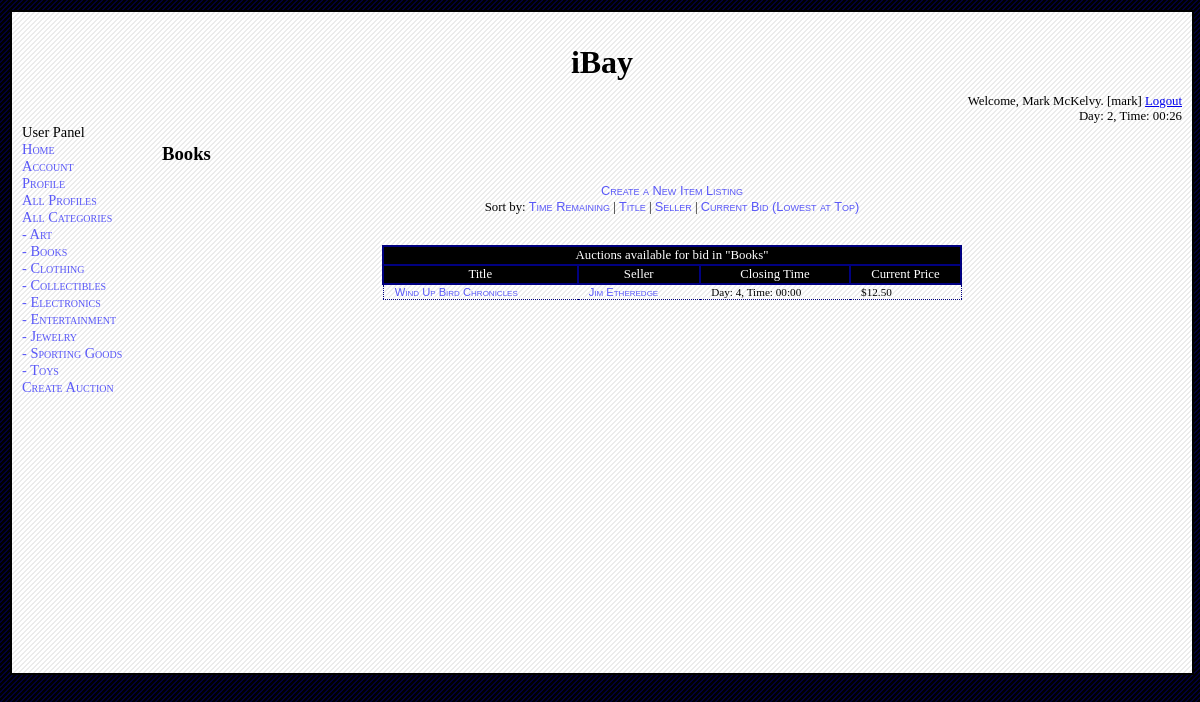
Before: /source/category.php?view=Books (signed in) with the older database file.
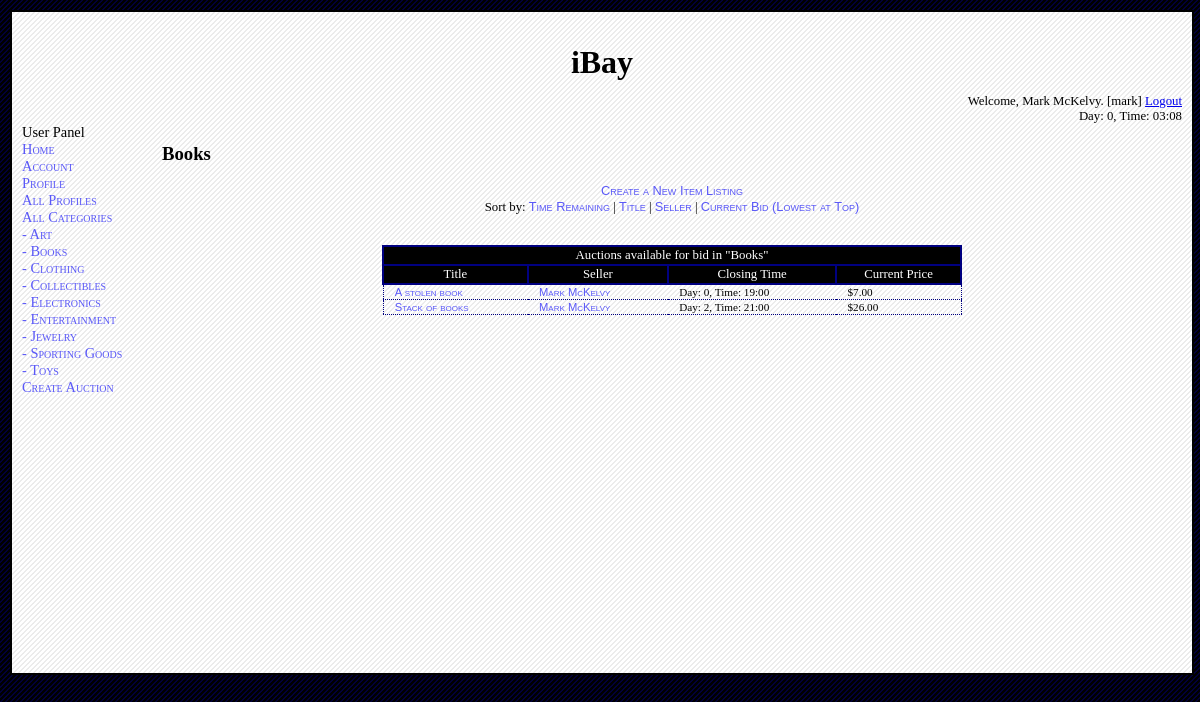
After: the same page with the newer database file.
### tables this page shows
CREATE TABLE `item_listing` (
  `title` varchar(50) NOT NULL default '',
  `seller` varchar(50) NOT NULL default '',
  `category` varchar(30) NOT NULL default '',
  `end_day` int(5) NOT NULL default '0',
  `end_hour` int(2) NOT NULL default '0',
  `end_minute` int(2) NOT NULL default '0',
  `description` varchar(250) default NULL,
  `shipping_cost` float(7,2) default NULL,
  `shipping_method` varchar(100) default NULL,
  `starting_price` float(7,2) default NULL,
  `current_price` float(7,2) default NULL,
  `picture` varchar(100) default NULL,
  `buyer` varchar(50) default NULL,
  `buyerfeedbackforseller_description` varchar(250) default NULL,
  `buyerfeedbackforseller_rating` int(2) default NULL,
  `sellerfeedbackforbuyer_description` varchar(250) default NULL,
  PRIMARY KEY  (`title`,`seller`,`category`,`end_day`,`end_hour`,`end_minute`),
  KEY `seller` (`seller`)
);

### source/dbinfo.php (called while the page is built, shortened)
<?php
class dbinfo_t
{
	var $debug;
	function init ()
	{
		$this->debug = true;
	}
	function query ($q)
	{
		if ($this->debug)
			$result = mysql_query ($q) or die ('BAD QUERY: '.mysql_error ());
		else
			$result = mysql_query ($q);
		return $result;
	}
	function logged_in ()
	{
		return isset ($_SESSION) && isset ($_SESSION['Username']);
	}
	function is_admin ()
	{
		return $this->logged_in () && $_SESSION['Admin'] == 1;
	}
	function day ()
	{
		return $_SESSION['Day'];
	}
	function hour ()
	{
		return $_SESSION['Hour'];
	}
	function minute ()
	{
		return $_SESSION['Minute'];
	}
	function get_realname ($username)
	{
		$result = $this->query ("select realname from user where username = '$username'");
		if (mysql_num_rows ($result) == 0)
			return "ERROR";
		else
		{
			$row = mysql_fetch_assoc ($result);
			return $row['realname'];
		}
	}
}
?>

### source/category.php (the view, shortened to what the changed rows need)
<?php
include_once ("common.php");
$dbinfo = new dbinfo_t ();
echo_header ($dbinfo);
$view = get ("view");
$sortby = get ("sortby");
if ($dbinfo->logged_in ())
{
	if (empty ($view))
	{
		echo h3 ("All Categories");
		echo_div ("scriptstatus");
		echo href (" itemlisting.php?mode=new", "Create a New Item Listing");
		end_div ();
		cout ("Select a category:");
		$options = "";
		$options = $options.option ("Art", "Art");
		$options = $options.option ("Books", "Books");
		$options = $options.option ("Clothing", "Clothing");
		$options = $options.option ("Collectibles", "Collectibles");
		$options = $options.option ("Electronics", "Electronics");
		$options = $options.option ("Entertainment", "Entertainment");
		$options = $options.option ("Jewelry", "Jewelry");
		$options = $options.option ("Sporting Goods", "Sporting Goods");
		$options = $options.option ("Toys", "Toys");
		echo form_begin ("$current_script?", "get");
		echo select ("view", $options);
		echo submit_input ("Select");
	}
	else
	{
		echo h3 ("$view");
		echo "<br/>Sort by: ";
		$day = $dbinfo->day ();
		$hour = $dbinfo->hour ();
		$minute = $dbinfo->minute ();
		$query = "select title, seller, end_day, end_hour, end_minute, current_price from item_listing
where	category = '$view'
AND	((end_day > $day)
	OR (end_day = $day AND end_hour > $hour)
	OR (end_day = $day AND end_hour = $hour AND end_minute >= $minute))";
		if ($sortby == "title")
		{
			$query = $query." order by title";
		}
		else if ($sortby == "seller")
		{
			$query = $query." order by seller";
		}
		else if ($sortby == "current_bid")
		{
			$query = $query." order by current_price";
		}
		else
		{
			$query = $query." order by end_day,
end_hour, end_minute";
		}
		$results_id = mysql_query($query);
		if($results_id)
		{
			if (mysql_num_rows($results_id) == 0)
			{
				echo "No data.";
			}
			else
			{
				$table = new table_common_t ();
				$table->init ("category_listing");
				echo $table->table_begin ();
				echo $table->table_head_begin ();
				echo $table->tr ($table->td_span ("Auctions available for bid in \"$view\"", "", 6));
				echo $table->tr ($table->td ("Title").
						 $table->td ("Seller").
						 $table->td ("Closing Time").
						 $table->td ("Current Price"));
				echo $table->table_head_end ();
				echo $table->table_body_begin ();
				while (list($title, $seller, $end_day, $end_hour,$end_min,
					    $curr_price) = mysql_fetch_row($results_id))
				{
					echo $table->tr ($table->td (href ("itemlisting.php?mode=view&title=$title&seller=$seller&category=$view&end_day=$end_day&end_hour=$end_hour&end_minute=$end_min", stripslashes ($title))).
							 $table->td (href ("profile.php?mode=view&username=$seller", $dbinfo->get_realname ($seller))).
							 $table->td (format_time ($end_day,
										  $end_hour, $end_minute)).
					                 $table->td ("\$$curr_price"));
				}
				echo $table->table_body_end ();
				echo $table->table_end ();
				echo "<br><br>";
			}
		}
	}
}
echo_footer ($dbinfo);
?>

### source/common.php (shortened to what the changed rows need)
<?php
include_once ("dbinfo.php");
include_once ("table_common.php");
include_once ("list_common.php");
function echo_header ($dbinfo)
{
	$dbinfo->init ();
	$dbinfo->update_all ();
	echo <<<HEREDOC
<!DOCTYPE HTML PUBLIC "-//W3C//DTD HTML 4.01//EN" "http://www.w3.org/TR/html4/strict.dtd">
<html>
<head>
<meta http-equiv="Content-Type" content="text/html; charset=iso-8859-1" />
<title>CMPS 460 DB Project</title>
<link href="style.css" rel="stylesheet" type="text/css" />
</head>
<body>
HEREDOC;
	echo_div ("container");
	echo "iBay";
	end_div ();
	$day = $dbinfo->day () + 0;
	$hour = $dbinfo->hour ();
	$minute = $dbinfo->minute ();
	if ($dbinfo->logged_in ())
	{
		$realname = $dbinfo->realname ();
		$username = $dbinfo->username ();
		$logoutlink = href ("logout.php", "Logout");
		cout ("Welcome, $realname. [$username] $logoutlink");
	}
	else
	{
		$loginlink = href ("login.php", "Login");
		$reglink= href ("registration.php", "Register");
		cout ("Welcome! $loginlink or $reglink");
	}
	echo ("Day: $day, Time: $hour:$minute");
	if ($dbinfo->logged_in ())
	{
		if ($dbinfo->is_admin ())
			$nav = "Admin Panel<br/>";
		else
			$nav = "User Panel<br/>";
		$nav = $nav.li_wrap (href ("index.php", "Home"));
		$nav = $nav.li_wrap (href ("registration.php?mode=view", "Account"));
		$nav = $nav.li_wrap (href ("profile.php", "Profile"));
		$nav = $nav.li_wrap (href ("profile.php?mode=browse", "All Profiles"));
		$nav = $nav.li_wrap (href ("category.php", "All Categories"));
		$nav = $nav.li_wrap (href ("category.php?view=Art", " - Art"));
		$nav = $nav.li_wrap (href ("category.php?view=Books", " - Books"));
		$nav = $nav.li_wrap (href ("category.php?view=Clothing", " - Clothing"));
		$nav = $nav.li_wrap (href ("category.php?view=Collectibles", " - Collectibles"));
		$nav = $nav.li_wrap (href ("category.php?view=Electronics", " - Electronics"));
		$nav = $nav.li_wrap (href ("category.php?view=Entertainment", " - Entertainment"));
		$nav = $nav.li_wrap (href ("category.php?view=Jewelry", " - Jewelry"));
		$nav = $nav.li_wrap (href ("category.php?view=Sporting Goods", " - Sporting Goods"));
		$nav = $nav.li_wrap (href ("category.php?view=Toys", " - Toys"));
		$nav = $nav.li_wrap (href ("itemlisting.php?mode=new", "Create Auction"));
		echo ul_wrap ($nav);
	}
}
function echo_footer ($dbinfo)
{
	echo <<<HEREDOC
</body>
</html>
HEREDOC;
}
function echo_div ($name)
{
	if (empty ($name))
		echo "<div>\n";
	else
		echo "<div id=\"$name\">\n";
}
function end_div ()
{
	echo "</div>\n";
}
function href ($url, $text)
{
	return "<a href=\"$url\">$text</a>";
}
function get ($key)
{
	if (isset ($_GET[$key]))
		$val = $_GET[$key];
	else
		$val = "";
	return $val;
}
function h3 ($text)
{
	return "<h3>$text</h3>\n";
}
function cout ($str)
{
	echo "$str"."<br/>\n";
}
function format_time ($day, $hour, $minute, $prefix_zeros_to_day = false)
{
	$day += 0;
	$hour += 0;
	$minute += 0;
	if ($minute < 10)
	{
		$minute = "0".$minute;
	}
	if ($hour < 10)
	{
		$hour = "0".$hour;
	}
	return "Day: $day, Time: $hour:$minute";
}
?>

### source/table_common.php (shortened to what the changed rows need)
<?php
class table_common_t
{
	var $main_class;
	function init ($main_class_)
	{
		$this->main_class = $main_class_;
		return $this->main_class;
	}
	function table_begin ()
	{
		return "<table class=\"$this->main_class\">\n";
	}
	function table_end ()
	{
		return "</table>\n";
	}
	function table_head_begin ($custom_class = "")
	{
		if (empty ($custom_class))
			return "<thead class=$this->main_class>\n";
		else
			return "<thead class=$custom_class>\n";
	}
	function table_head_end ()
	{
		return "</thead>\n";
	}
	function table_body_begin ($custom_class = "")
	{
		if (empty ($custom_class))
			return "<tbody class=$this->main_class>\n";
		else
			return "<tbody class=$custom_class>\n";
	}
	function table_body_end ()
	{
		return "</tbody>\n";
	}
	function tr ($s, $custom_class = "")
	{
		if (empty ($custom_class))
			return "\t<tr class=$this->main_class>\n\t$s\n\t</tr>\n";
		else
			return "\t<tr class=$custom_class>\n\t$s\n\t</tr>\n";
	}
	function td ($s, $custom_class = "")
	{
		return $this->td_span ($s, $custom_class);
	}
	function td_span ($s, $custom_class = "", $span = 0, $align = "")
	{
		if ($span == 0)
		{
			if (empty ($custom_class))
				return "\t<td $align class=$this->main_class>\n\t$s\n\t</td>\n";
			else
				return "\t<td $align class=$custom_class>\n\t$s\n\t</td>\n";
		}
		else
		{
			if (empty ($custom_class))
				return "\t<td $align class=$this->main_class colspan=$span>\n\t$s\n\t</td>\n";
			else
				return "\t<td $align class=$custom_class colspan=$span>\n\t$s\n\t</td>\n";
		}
	}
}
?>

Changed rows visible on the page:
removed item_listing: title "Wind Up Bird Chronicles Jim Etheredge", s "Day: 4, Time: 00:00 $12.50"
added item_listing: title "A stolen book Mark McKelvy", s "Day: 0, Time: 19:00 $7.00"
added item_listing: title "Stack of books Mark McKelvy", s "Day: 2, Time: 21:00 $26.00"
Other visible differences:
$day: "2" → "0"
$hour: "00" → "03"
$minute: "26" → "08"
